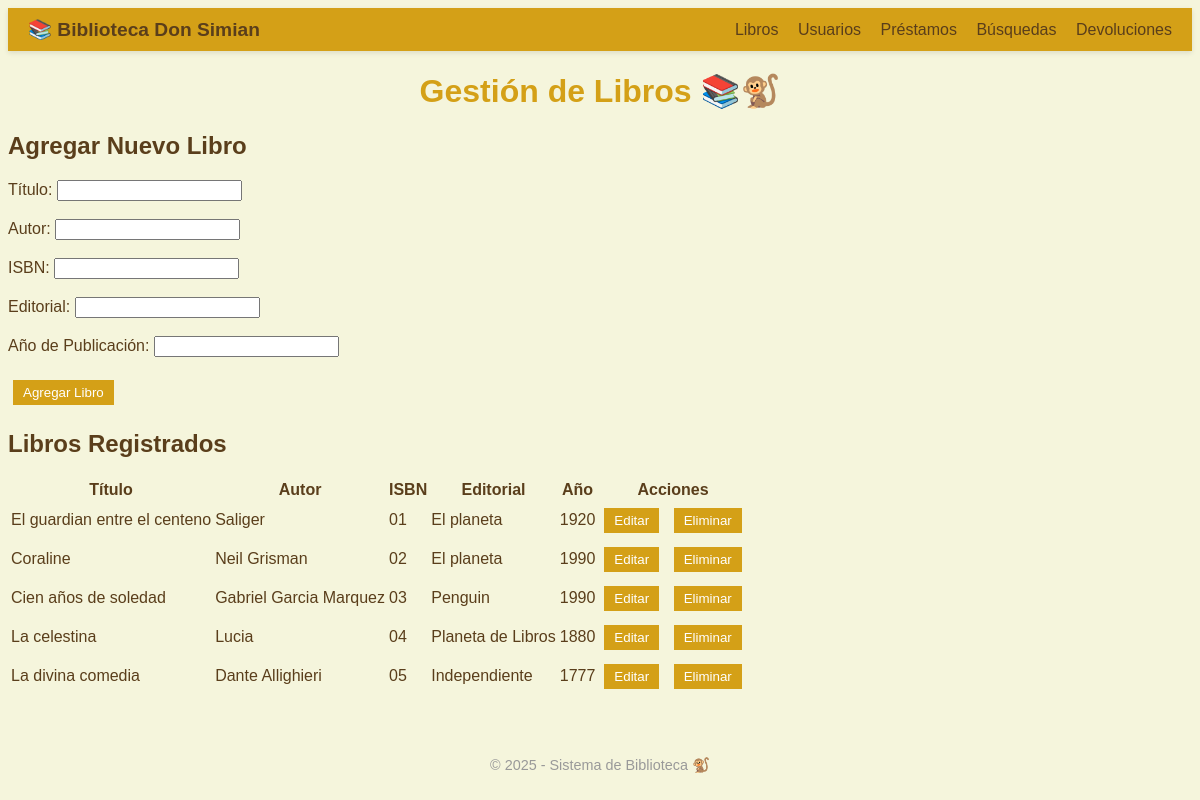
Page /libros on the committed database.
### models/Models.py (models this page shows)
class Libro(Base):
    __tablename__ = "libros"
    id = Column(Integer, primary_key=True, index=True)
    titulo = Column(String, nullable=False)
    autor = Column(String, nullable=False)
    isbn = Column(String, unique=True, nullable=False)
    editorial = Column(String, nullable=False)
    anio = Column(Integer, nullable=False)

### main.py (the view)
@app.get("/libros", response_class=HTMLResponse)
def obtener_libros(request: Request, db: Session = Depends(get_db), mensaje: str = None):
    libros = db.query(Libro).all()
    return templates.TemplateResponse("libros.html", {"request": request, "libros": libros, "mensaje": mensaje})

### templates/libros.html (shortened to what this page needs)
<!DOCTYPE html>
<html lang="es">
<head>
    <link rel="stylesheet" href="/static/css/estilos.css">
</head>
<body>
    {% include "partials/navbar.html" %}
    <h1>Gestión de Libros 📚🐒</h1>
    <div class="container">
        <h2>Agregar Nuevo Libro</h2>
        <form method="post" action="/libros" autocomplete="off">
            <label for="titulo">Título:</label>
            <input type="text" id="titulo" name="titulo" required><br><br>
            <label for="autor">Autor:</label>
            <input type="text" id="autor" name="autor" required><br><br>
            <label for="isbn">ISBN:</label>
            <input type="text" id="isbn" name="isbn" required><br><br>
            <label for="editorial">Editorial:</label>
            <input type="text" id="editorial" name="editorial" required><br><br>
            <label for="anio">Año de Publicación:</label>
            <input type="number" id="anio" name="anio" required><br><br>
            <button type="submit" class="button">Agregar Libro</button>
        </form>
        <h2>Libros Registrados</h2>
        <table>
            <thead>
                <tr>
                    <th>Título</th>
                    <th>Autor</th>
                    <th>ISBN</th>
                    <th>Editorial</th>
                    <th>Año</th>
                    <th>Acciones</th>
                </tr>
            </thead>
            <tbody>
                {% for libro in libros %}
                <tr>
                    <td>{{ libro.titulo }}</td>
                    <td>{{ libro.autor }}</td>
                    <td>{{ libro.isbn }}</td>
                    <td>{{ libro.editorial }}</td>
                    <td>{{ libro.anio }}</td>
                    <td>
                        <button class="button" onclick="abrirModal('{{ libro.titulo }}', '{{ libro.autor }}', '{{ libro.isbn }}', '{{ libro.editorial }}', '{{ libro.anio }}')">Editar</button>
                        <form method="post" action="/eliminar_libro" style="display:inline;">
                            <button type="submit" class="button eliminar">Eliminar</button>
                        </form>
                    </td>
                </tr>
                {% endfor %}
            </tbody>
        </table>
    </div>
    <div class="footer">
        &copy; 2025 - Sistema de Biblioteca 🐒
    </div>
</body>
</html>

### static/css/estilos.css (style rules this page uses)
body { background-color: #f5f5dc; font-family: Arial, sans-serif; color: #5a3e1b; }
h1 { color: #d4a017; text-align: center; }
.button { margin: 5px; padding: 5px 10px; background-color: #d4a017; color: white; border: none; cursor: pointer; }
.eliminar { background-color: #d4a017; }
.footer { text-align: center; font-size: 0.9em; color: #999; margin-top: 60px; }

### rows in the picture
Libro: titulo "El guardian entre el centeno", autor "Saliger", isbn "01", editorial "El planeta", anio "1920"
Libro: titulo "Coraline", autor "Neil Grisman", isbn "02", editorial "El planeta", anio "1990"
Libro: titulo "Cien años de soledad", autor "Gabriel Garcia Marquez", isbn "03", editorial "Penguin", anio "1990"
Libro: titulo "La celestina", autor "Lucia", isbn "04", editorial "Planeta de Libros", anio "1880"
Libro: titulo "La divina comedia", autor "Dante Allighieri", isbn "05", editorial "Independiente", anio "1777"
